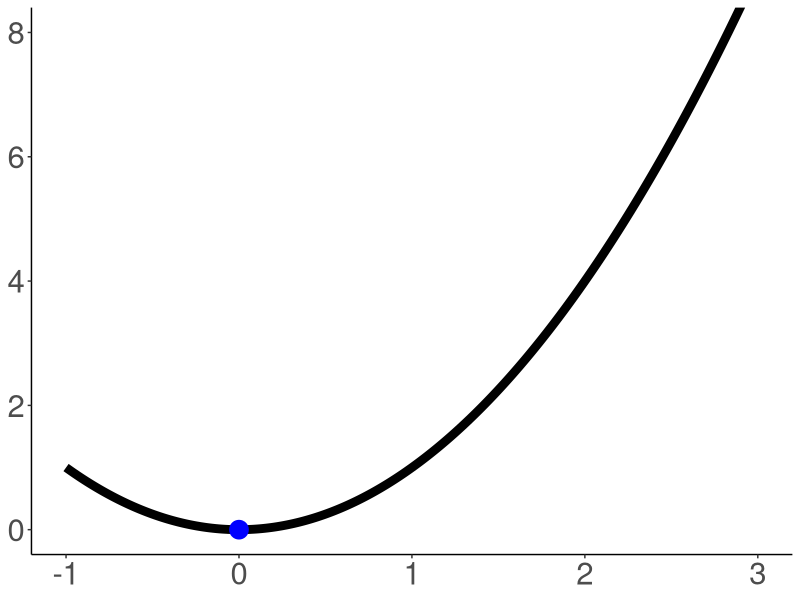
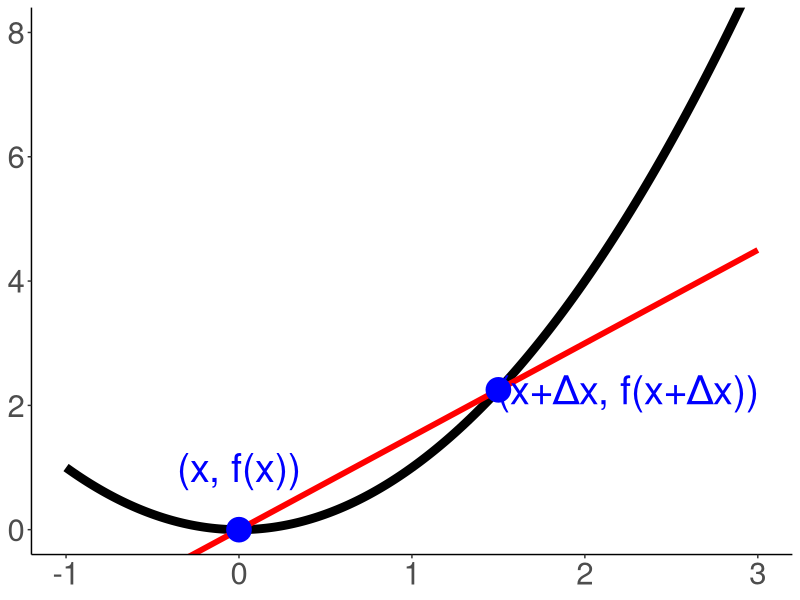
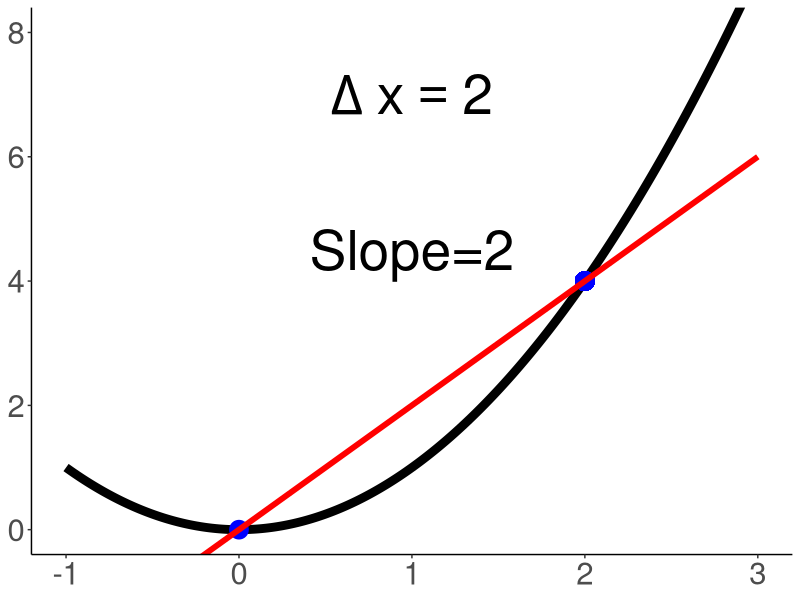
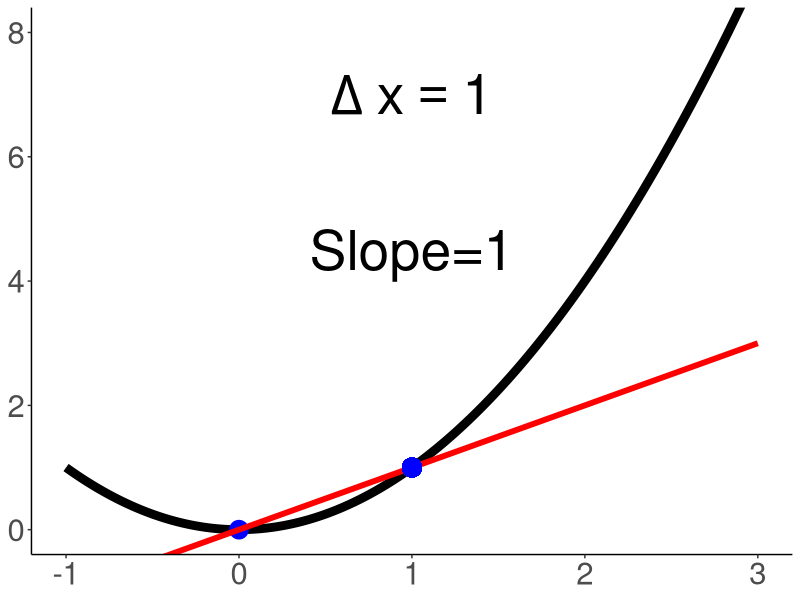
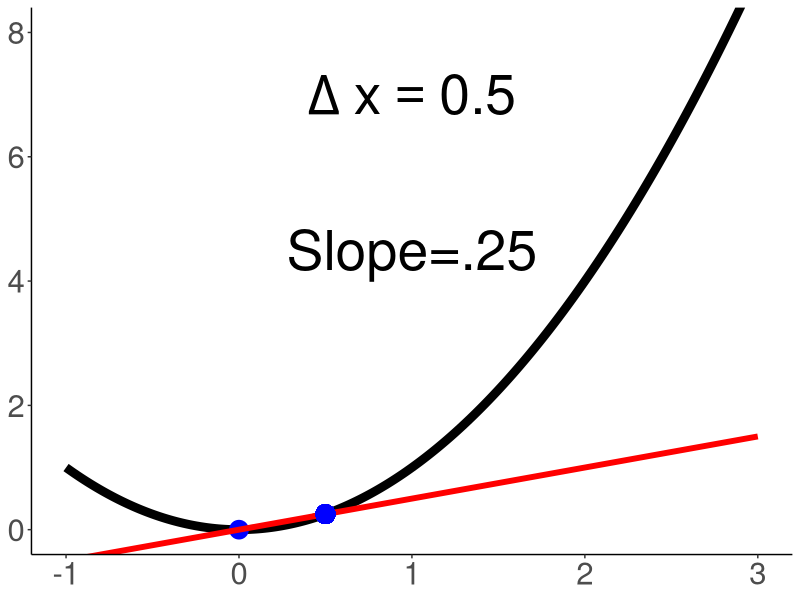

These figures' R source, in order:
## ---- chunk 1

library(tidyverse)

x=seq(-1,3,by=0.01)
y=x^2

lim_df<-data.frame(x=x,y=y)

dx=2
y2=y[which(lim_df$x==dx)]

slope=y2/dx
line=x*slope


ggplot(data=lim_df,aes(x=x,y=y))+
  geom_line(color="black", linewidth=3)+
  theme_classic()+
  annotate("point",x=0,y=0,size=6,color="blue")+
  theme(text = element_text(size = 28),
        axis.title.x = element_blank(),
        axis.title.y = element_blank()) + 
  coord_fixed(ratio = 1) +
  coord_cartesian(xlim=c(-1,3), ylim=c(0,8))
## ---- chunk 2
x=seq(-1,3,by=0.01)
y=x^2

lim_df<-data.frame(x=x,y=y)

dx=2
y2=y[which(lim_df$x==dx)]

slope=y2/dx
line=x*slope


p0<-ggplot(data=lim_df,aes(x=x,y=y))+
  geom_line(color="black",linewidth=3)+
  theme_classic()+
  geom_line( data = data.frame(x = seq(-1, 3, by = 0.01),  
                               y = 1.5 * seq(-1, 3, by = 0.01)),
            aes(x = x, y = y),
            color="red",
            linewidth=2)+
  annotate("point",x=0,y=0,size=8,color="blue")+
  annotate("text", 
            x=0, y=1, 
            label="(x, f(x))",
            size=10,
            color="blue")+
  annotate("point",x=1.5, y=2.25, size=8, color="blue")+
  annotate("text", 
            x=2.25, y=2.25, 
            label="(x+Δx, f(x+Δx))",
            size=10,
            color="blue") +
  theme(text = element_text(size = 28),
        axis.title.x = element_blank(),
        axis.title.y = element_blank()) + 
  coord_fixed(ratio = 1) +
  coord_cartesian(xlim=c(-1,3), ylim=c(0,8))

p0
## ---- chunk 3

library(tidyverse)

x=seq(-1,3,by=0.01)
y=x^2

lim_df<-data.frame(x=x,y=y)

dx=2
y2=y[which(lim_df$x==dx)]

slope=y2/dx
line=x*slope


p0<- ggplot(data=lim_df,aes(x=x,y=y))+
  geom_line(color="black", linewidth=3)+
  theme_classic()+
  annotate("point",x=0,y=0,size=6,color="blue")+
  theme(text = element_text(size = 28),
        axis.title.x = element_blank(),
        axis.title.y = element_blank()) + 
  coord_fixed(ratio = 1) +
  coord_cartesian(xlim=c(-1,3), ylim=c(0,8))

p1<-p0+
  geom_point(aes(x=dx,y=y2),color="blue",size=6)+
  geom_line(aes(x=x,y=line),color="red",linewidth=2)+
  annotate("text",x=1,y=7,label="Delta~x==2",parse=TRUE,size=14)+
  annotate("text",x=1,y=4.5,label="Slope=2",size=14)
p1

## ---- chunk 4
dx=1
y2=y[which(lim_df$x==dx)]

slope=y2/dx
line=x*slope
p2<-p0+
  geom_line(aes(x=x,y=line),color="red",linewidth=2)+
  geom_point(aes(x=dx,y=y2),color="blue",size=6)+
  annotate("text",x=1,y=7,label="Delta~x==1",parse=TRUE,size=14)+
  annotate("text",x=1,y=4.5,label="Slope=1",size=14)

p2

## ---- chunk 5
dx=0.5
y2=y[which(lim_df$x==dx)]

slope=y2/dx
line=x*slope
p3<-p0+
  geom_line(aes(x=x,y=line),color="red",linewidth=2)+
  geom_point(aes(x=dx,y=y2),color="blue",size=6)+
  annotate("text",x=1,y=7,label="Delta~x==0.5",parse=TRUE,size=14)+
  annotate("text",x=1,y=4.5,label="Slope=.25",size=14)
p3
